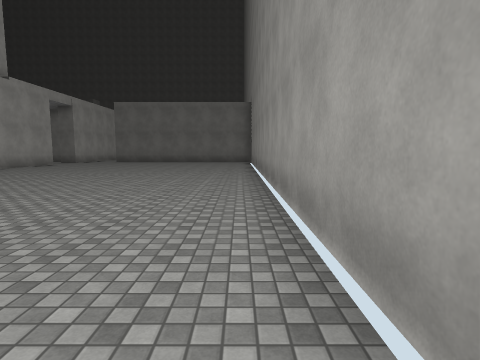
[1] (above)

24 first-person views from a walk through a Unity game level. The camera is 1.5 m above the floor, tilts 6° down and sees 80° across. The floor is counted in squares, 2 m on a side. Each view is taken from the middle of a square. On the plan, view 1 faces up. The plan holds only what a view shows up to about 10 squares ahead; the rest is blank. The place goes on beyond the plan. The player is left out. Surface patterns are stand-ins for the level's own textures.

[2]
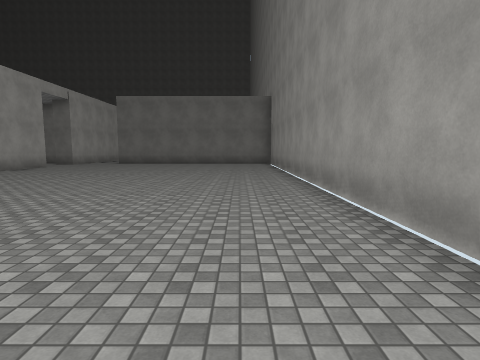

[3]
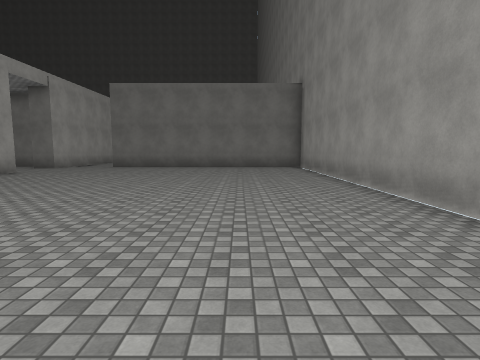

[4]
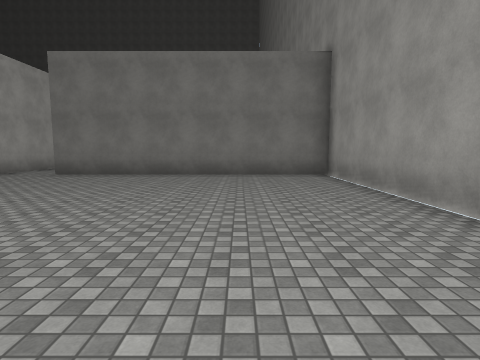

[5]
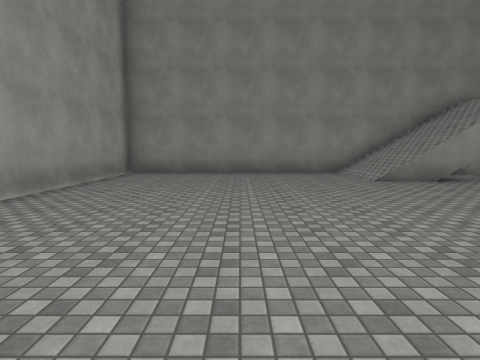

[6]
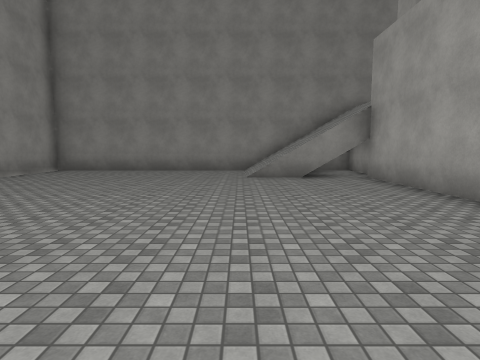

[7]
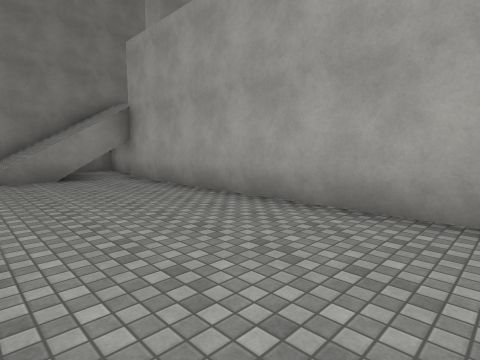

[8]
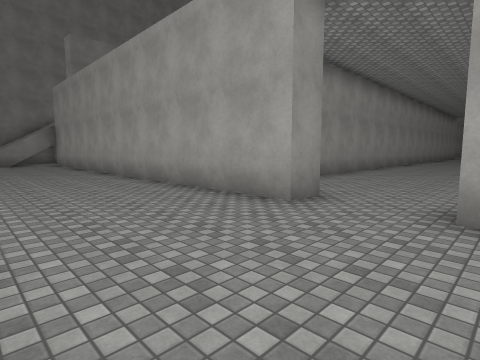

[9]
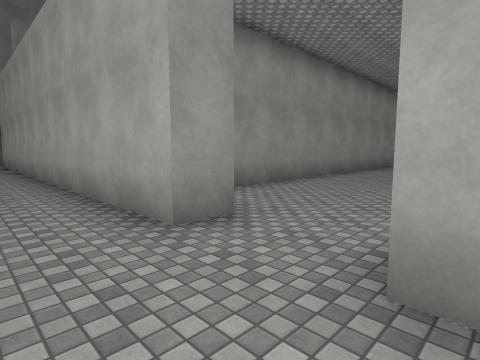

[10]
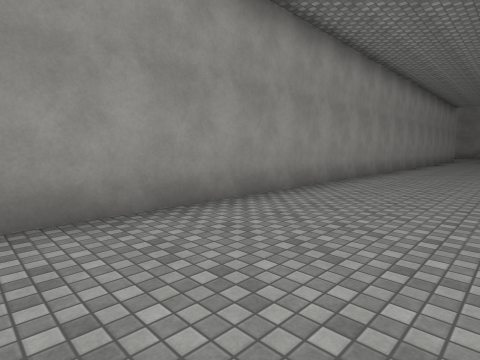

[11]
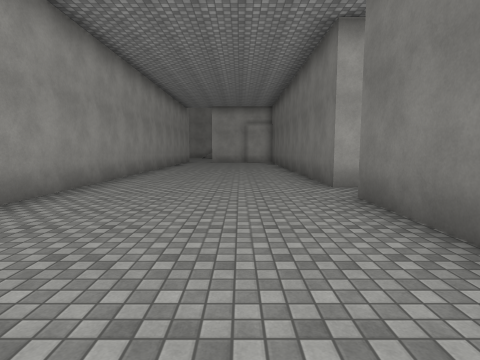

[12]
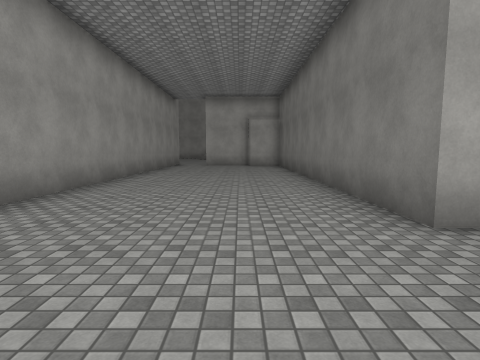

[13]
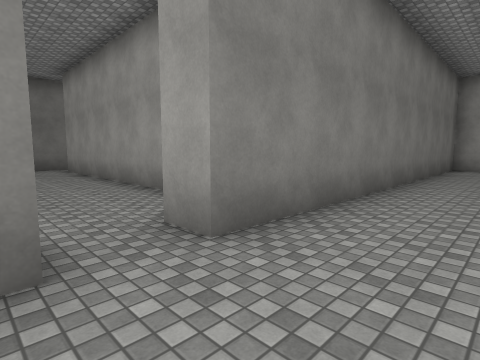

[14]
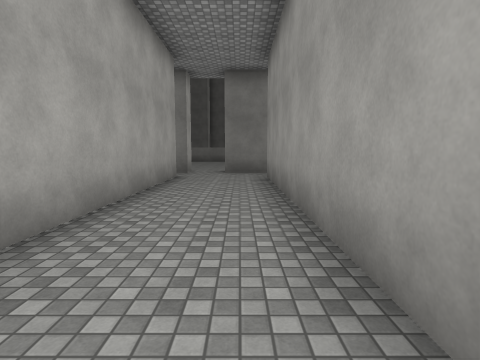

[15]
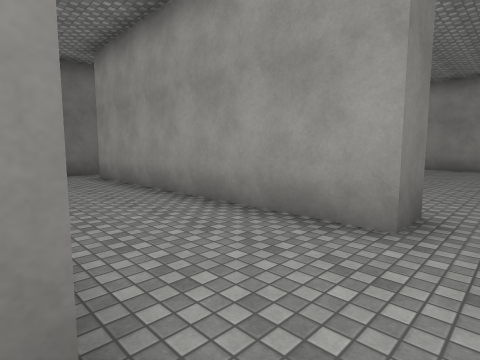

[16]
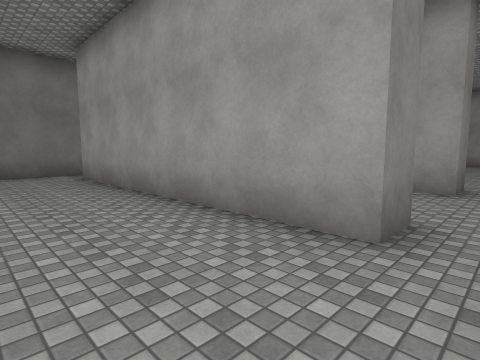

[17]
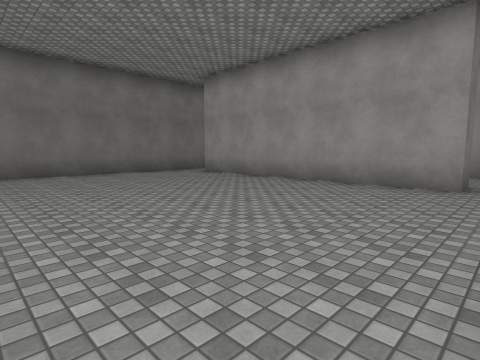

[18]
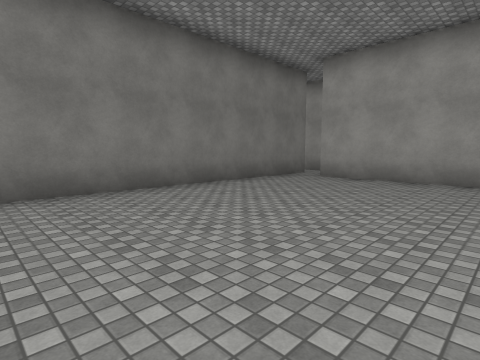

[19]
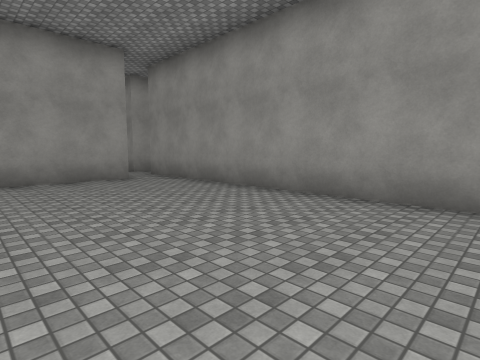

[20]
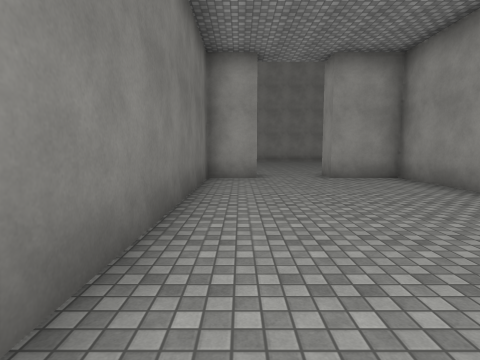

[21]
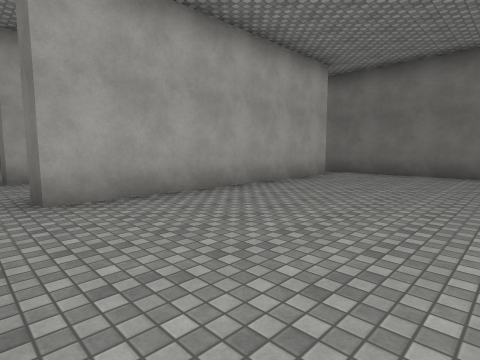

[22]
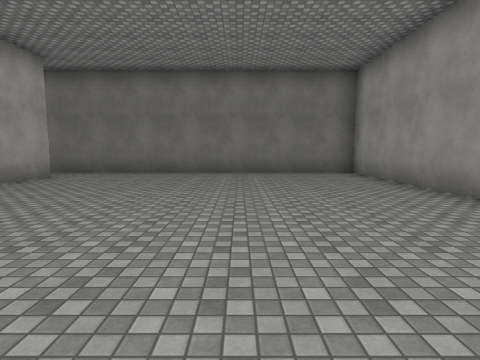

[23]
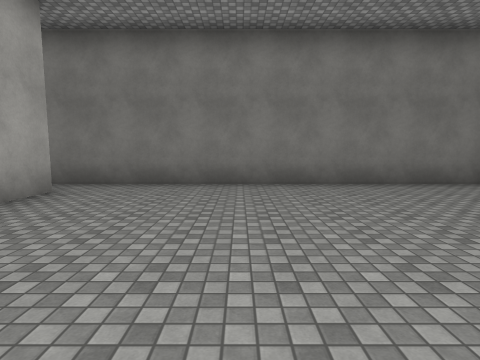

[24]
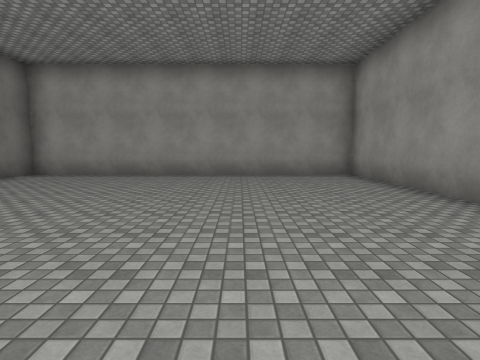

### Floor plan
Points are (right, up) in squares from view 1. A wall is a line through its corners. A room is listed if a view was taken in it or the views show most of it. See-through windows are left out.
Room 1 (views 1, 2, 3, 4, 5, 6, 7, 8, 9)
walls: (-10.8, -1.5) (0.7, -1.5) (0.7, 17.7) (-7.6, 17.7); (-9.5, 14.6) (-9.5, 1.1); (-9.5, 19.1) (-9.5, 16.5)
ways out: opening at (-10, 15.5) to room 2; opening at (-8.5, 18)
Room 2 (views 10, 11, 12, 13, 20)
walls: (-22.8, 18.4) (-22.8, 17.9) (-30, 17.9); (-30, 12.8) (-10.3, 12.8) (-10.3, 14.6) (-9.5, 14.6); (-10.3, 16.5) (-10.3, 17.9) (-21.5, 17.9) (-21.5, 18.8)
ways out: opening at (-10, 15.5) to room 1; opening at (-22, 18) to room 3
Room 3 (view 14)
walls: (-22.8, 27.1) (-22.8, 19.8); (-19.5, 28.2) (-21.5, 28.2); (-19.4, 19.8) (-20.2, 19.8) (-20.2, 27.1); (-22.8, 29) (-22.8, 28.2)
ways out: opening at (-22, 18) to room 2; opening at (-23, 19) to room 4; opening at (-23, 28) to room 4; opening at (-20, 19) to room 5; opening at (-20, 28) to room 5; opening at (-22, 29)
Room 4 (views 15, 16, 17, 18, 19)
walls: (-22.8, 19.8) (-23.6, 19.8) (-23.6, 27.1); (-22.8, 28.2) (-30.6, 28.2); (-30.8, 18.6) (-22.6, 18.6)
ways out: opening at (-23, 19) to room 3; opening at (-23, 28) to room 3
Room 5 (views 21, 22, 23, 24)
walls: (-15.1, 18.6) (-10.3, 18.6) (-10.3, 28.2) (-19.5, 28.2); (-19.4, 27.3) (-19.4, 19.8)
ways out: opening at (-20, 19) to room 3; opening at (-20, 28) to room 3

Where each view was taken, in squares from view 1:
view 1: 0 up, 0 right, facing up
view 2: 2 up, 1 left, facing up
view 3: 5 up, 2 left, facing up
view 4: 9 up, 2 left, facing up
view 5: 8 up, 3 left, facing down
view 6: 9 up, 6 left, facing down
view 7: 9 up, 6 left, facing down-left
view 8: 17 up, 6 left, facing down-left
view 9: 17 up, 8 left, facing down-left
view 10: 16 up, 13 left, facing down-left
view 11: 16 up, 17 left, facing left
view 12: 16 up, 20 left, facing left
view 13: 16 up, 23 left, facing up-right
view 14: 19 up, 21 left, facing up
view 15: 19 up, 23 left, facing up-right
view 16: 19 up, 26 left, facing up-right
view 17: 19 up, 30 left, facing up-right
view 18: 23 up, 31 left, facing up-right
view 19: 23 up, 31 left, facing down-right
view 20: 17 up, 18 left, facing right
view 21: 19 up, 15 left, facing up-left
view 22: 19 up, 14 left, facing up
view 23: 22 up, 16 left, facing up
view 24: 22 up, 19 left, facing right
